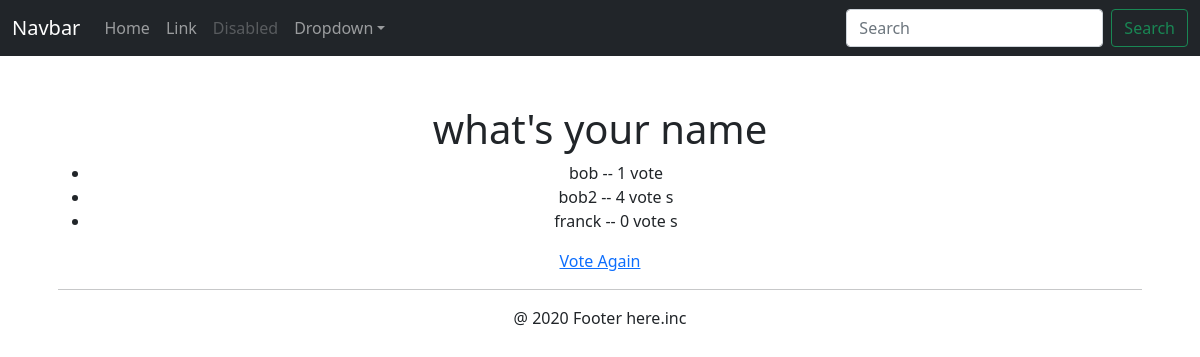
/polls/1/results/, run on an earlier commit of the app's database.
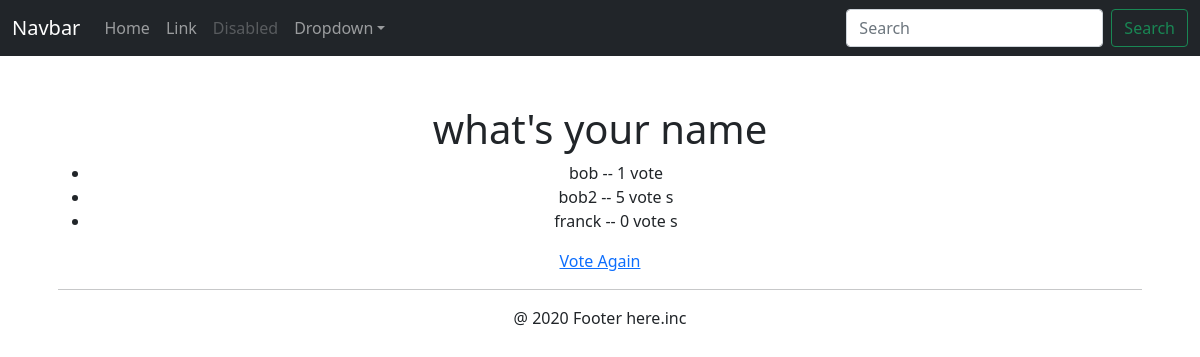
And on a later commit of the database.
### polls/models.py (models this page shows, shortened)
class Question(models.Model):
    question_text = models.CharField(max_length=200)
    pub_date = models.DateTimeField('date published')

class Choice(models.Model):
    choice_text = models.CharField(max_length=200)
    votes = models.IntegerField(default=0)
    question = models.ForeignKey(Question, on_delete=models.CASCADE) #connected to question

### polls/views.py (the view)
# urls.py: url(r'^(?P<question_id>[0-9]+)/results/$', views.results, name="results"),
def results(request, question_id):
    question = get_object_or_404(Question, pk=question_id) #handle 404 if question is empty
    context = {'question': question}
    return render(request, 'polls/results.html', context)

### polls/templates/polls/results.html
{% extends 'polls/base.html' %}
{% block main_content %}
<h1>{{ question.question_text }}</h1>
<ul>
    {%for choice in question.choice_set.all %}
        <li> {{choice.choice_text}} -- {{choice.votes}} vote {{choice.votes|pluralize}} </li>
        {% endfor %}
</ul>
<a href="{% url 'polls:detail' question.id %}"> Vote Again </a>
{% endblock %}

### polls/templates/polls/base.html (shortened to what this page needs)
{% load static %}
<!DOCTYPE html>
<html lang="en">
<head>
    <link rel="stylesheet" type="text/css" href="{% static 'polls/bootstrap-5.0.0-beta1-dist/css/bootstrap.min.css' %}"/>
    <link rel="stylesheet" type="text/css" href="{% static 'polls/style.css' %}"/>
</head>
<body>
<p>Header here</p>
{% include "polls/header.html" %}
<main class="container">
  <div class="starter-template text-center py-5 px-3">
    {% block main_content %}
    {% endblock %}
    {% include "polls/footer.html" %}
  </div>
</main>
</body>
</html>

### polls/templates/polls/header.html (shortened to what this page needs)
<nav class="navbar navbar-expand-md navbar-dark bg-dark fixed-top">
  <div class="container-fluid">
    <a class="navbar-brand" href="#">Navbar</a>
    <div class="collapse navbar-collapse" id="navbarsExampleDefault">
      <ul class="navbar-nav me-auto mb-2 mb-md-0">
        <li class="nav-item active">
          <a class="nav-link" aria-current="page" href="#">Home</a>
        </li>
        <li class="nav-item">
          <a class="nav-link" href="#">Link</a>
        </li>
        <li class="nav-item">
          <a class="nav-link disabled" href="#" tabindex="-1" aria-disabled="true">Disabled</a>
        </li>
        <li class="nav-item dropdown">
          <a class="nav-link dropdown-toggle" href="#" id="dropdown01" data-bs-toggle="dropdown" aria-expanded="false">Dropdown</a>
        </li>
      </ul>
      <form class="d-flex">
        <input class="form-control me-2" type="search" placeholder="Search" aria-label="Search">
        <button class="btn btn-outline-success" type="submit">Search</button>
      </form>
    </div>
  </div>
</nav>

### polls/templates/polls/footer.html
<hr>
<p>@ 2020 Footer here.inc </p>

What changed in the data, as far as the page shows it:
changed Choice "bob2": votes "4" → "5"
